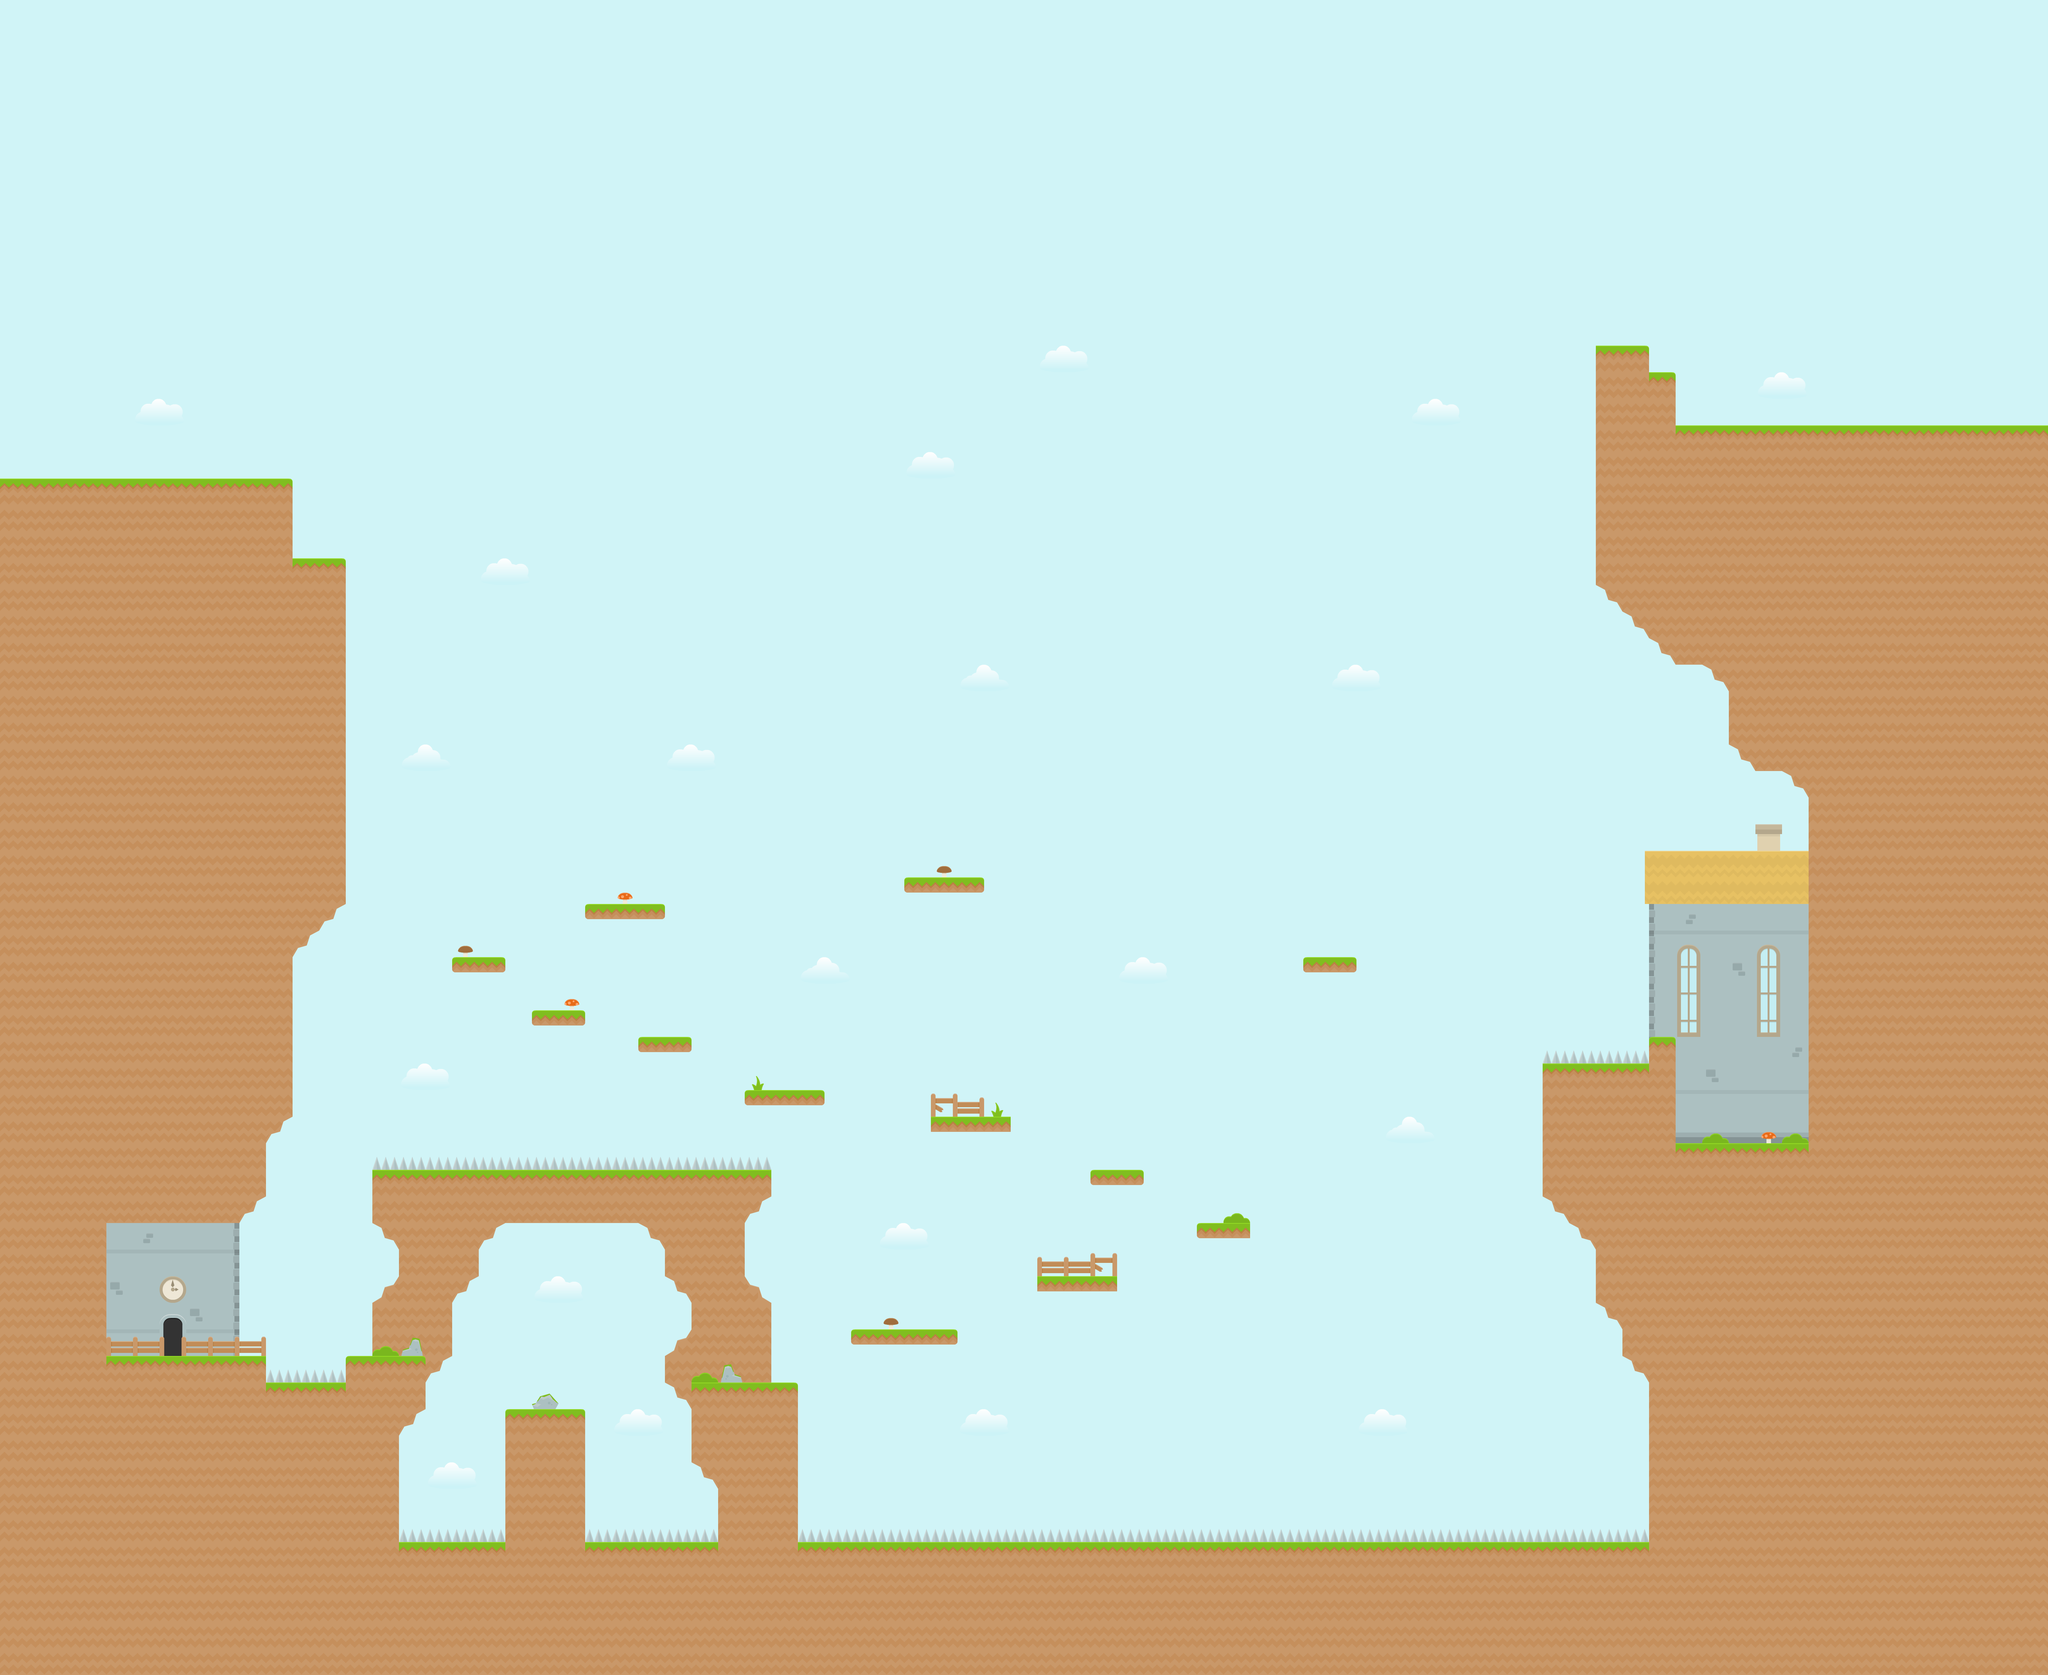

The image is a tile-based game level rendered from a .tmx file. Its description and source (layers, tilesets, objects; grid data summarised) follow:
An orthogonal 77x63 tile map with 70x70 px tiles, 5 tile layers (tbg, background, platform, main graph, ...), 6 tilesets and 26 objects (22, 23, 20, f).

<map version="1.0" tiledversion="1.0.2" orientation="orthogonal" renderorder="right-down" width="77" height="63" tilewidth="70" tileheight="70" nextobjectid="39">
 <tileset firstgid="1" name="tiles_spritesheet" tilewidth="70" tileheight="70" spacing="2" tilecount="180" columns="12">
  <image source="../tilesets/tiles_spritesheet.png" width="914" height="1080" />
 </tileset>
 <tileset firstgid="181" name="request" tilewidth="70" tileheight="70" tilecount="98" columns="14">
  <image source="../tilesets/request.png" width="980" height="490" />
 </tileset>
 <tileset firstgid="279" name="sheet" tilewidth="70" tileheight="70" tilecount="112" columns="14">
  <image source="../tilesets/sheet.png" width="980" height="560" />
 </tileset>
 <tileset firstgid="391" name="bg" tilewidth="70" tileheight="70" tilecount="9" columns="3">
  <image source="../tilesets/backgrounds/bg.png" width="256" height="256" />
 </tileset>
 <tileset firstgid="400" name="cloud3" tilewidth="70" tileheight="70" tilecount="6" columns="6">
  <image source="../tilesets/cloud3.png" width="420" height="71" />
 </tileset>
 <tileset firstgid="406" name="basic_environment" tilewidth="70" tileheight="70" tilecount="16" columns="4">
  <image source="../tilesets/basic_environment.png" width="280" height="280" />
 </tileset>
 <layer name="tbg" width="77" height="63">
  <data>[4851 cells, 3737 non-empty, 9 distinct tile ids]</data>
 </layer>
 <layer name="background" width="77" height="63">
  <data>[4851 cells, 140 non-empty, 21 distinct tile ids]</data>
 </layer>
 <layer name="platform" width="77" height="63">
  <data>[4851 cells, 150 non-empty, 15 distinct tile ids]</data>
 </layer>
 <layer name="main graph" width="77" height="63">
  <data>[4851 cells, 1549 non-empty, 8 distinct tile ids]</data>
 </layer>
 <layer name="foreground" width="77" height="63">
  <data>[4851 cells, 35 non-empty, 13 distinct tile ids]</data>
 </layer>
 <objectgroup name="ground">
  <object id="22" x="0" y="1260">
   <polygon points="0,0 770,0 770,210 910,210 910,1120 770,1242.5 770,1680 700,1732.5 700,1890 630,1960 280,1960 280,2310 700,2310 700,2380 910,2380 910,2310 1120,2310 1120,2450 1050,2520 1050,2800 1330,2800 1330,2450 1540,2450 1540,2800 1890,2800 1890,2660 1820,2590 1820,2380 2100,2380 2100,2800 4340,2800 4340,2380 4270,2310 4270,2222.5 4200,2170 4200,2012.5 4060,1872.5 4060,1540 4340,1540 4340,1470 4410,1470 4410,1750 4760,1750 4760,840 4707.5,770 4620,770 4550,682.5 4550,560 4497.5,490 4410,490 4200,262.5 4200,-350 5390,-140 5390,3150 0,3150 0,0" />
  </object>
  <object id="24" x="980" y="3080">
   <polygon points="0,0 1050,0 1050,70 0,70 0,0" />
  </object>
 </objectgroup>
 <objectgroup name="platforms">
  <object id="3" x="2240" y="3500">
   <polygon points="0,0 0,35 280,35 280,0 0,0" />
  </object>
  <object id="4" x="2730" y="3360">
   <polygon points="0,0 0,35 210,35 210,0 0,0" />
  </object>
  <object id="5" x="3150" y="3220">
   <polygon points="0,0 0,35 140,35 140,0 0,0" />
  </object>
  <object id="6" x="2870" y="3080">
   <polygon points="0,0 0,35 140,35 140,0 0,0" />
  </object>
  <object id="8" x="2660" y="2940">
   <polygon points="0,0 0,35 -210,35 -210,0 0,0" />
  </object>
  <object id="9" x="1960" y="2870">
   <polygon points="0,0 0,35 210,35 210,0 0,0" />
  </object>
  <object id="10" x="1680" y="2730">
   <polygon points="0,0 0,35 140,35 140,0 0,0" />
  </object>
  <object id="11" x="1400" y="2660">
   <polygon points="0,0 0,35 140,35 140,0 0,0" />
  </object>
  <object id="12" x="1190" y="2520">
   <polygon points="0,0 0,35 140,35 140,0 0,0" />
  </object>
  <object id="13" x="1540" y="2380">
   <polygon points="0,0 0,35 210,35 210,0 0,0" />
  </object>
  <object id="14" x="2380" y="2310">
   <polygon points="0,0 0,35 210,35 210,0 0,0" />
  </object>
  <object id="15" x="3430" y="2520">
   <polygon points="0,0 0,35 140,35 140,0 0,0" />
  </object>
 </objectgroup>
 <objectgroup name="springs">
  <object id="16" name="22" x="3500" y="2485" width="70" height="35" />
  <object id="17" name="23" x="2520" y="2275" width="70" height="35" />
  <object id="18" name="20" x="1680" y="2345" width="70" height="35" />
 </objectgroup>
 <objectgroup name="start">
  <object id="19" x="455" y="3395" width="70" height="122.5" />
 </objectgroup>
 <objectgroup name="exit">
  <object id="20" x="4532.5" y="2870" width="17.5" height="140" />
 </objectgroup>
 <objectgroup name="spikes">
  <object id="32" x="700" y="3605" width="210" height="35" />
  <object id="33" x="1050" y="4025" width="280" height="35" />
  <object id="34" x="1540" y="4025" width="350" height="35" />
  <object id="35" x="2100" y="4025" width="2240" height="35" />
  <object id="36" x="980" y="3045" width="1050" height="35" />
  <object id="37" x="4060" y="2765" width="280" height="35" />
 </objectgroup>
 <objectgroup name="notifications">
  <object id="38" name="f" x="87.5" y="3027.5" width="735" height="805" />
 </objectgroup>
</map>
